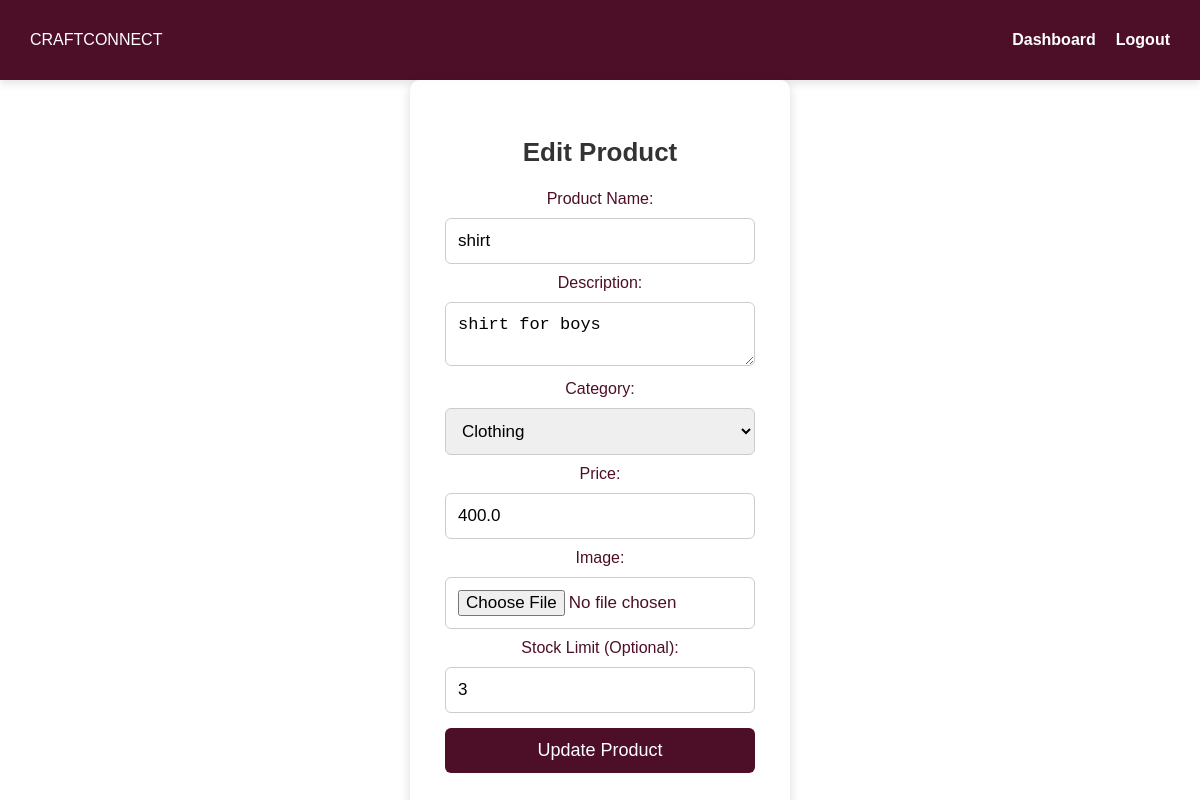
The page /edit_product/3 (signed in) on the database its author committed.
### tables this page shows
CREATE TABLE products (
            id INTEGER PRIMARY KEY AUTOINCREMENT,
            name TEXT NOT NULL,
            description TEXT NOT NULL,
            price REAL NOT NULL,
            image TEXT NOT NULL,
            manufacturer_id INTEGER, approved INTEGER DEFAULT 0, category TEXT, stock_limit INTEGER DEFAULT NULL, size_chart TEXT,
            FOREIGN KEY (manufacturer_id) REFERENCES users (id)
        );

### app.py (the view, shortened to what this page needs)
@app.route('/edit_product/<int:product_id>', methods=['GET', 'POST'])
def edit_product(product_id):
    if "user_id" not in session or session["user_type"] != "manufacturer":
        flash("You must be logged in as a manufacturer to edit products.", "danger")
        return redirect(url_for("login"))
    with sqlite3.connect("craftconnect.db") as conn:
        conn.row_factory = sqlite3.Row
        cursor = conn.cursor()
        cursor.execute("SELECT * FROM products WHERE id=?", (product_id,))
        product = cursor.fetchone()
    if not product:
        flash("Product not found.", "danger")
        return redirect(url_for("manage_products"))
    return render_template("edit_product.html", product=product)

### templates/edit_product.html (shortened to what this page needs)
<!DOCTYPE html>
<html lang="en">
<head>
    <link rel="stylesheet" href="{{ url_for('static', filename='css/styles.css') }}">
</head>
<body>
<nav class="navbar">
    <div class="logo">CRAFTCONNECT</div>
    <ul class="nav-links">
        <li><a href="{{ url_for('manufacturer_dashboard') }}">Dashboard</a></li>
        <li><a href="{{ url_for('logout') }}">Logout</a></li>
    </ul>
</nav>
<section class="form-container">
    <h2>Edit Product</h2>
    <form method="POST" enctype="multipart/form-data">
        <label for="name">Product Name:</label>
        <input type="text" id="product_name" name="product_name" value="{{ product['name'] }}" required>
        <label for="description">Description:</label>
        <textarea id="description" name="description" required>{{ product['description'] }}</textarea>
        <label for="category">Category:</label>
        <select id="category" name="category" required>
            <option value="Clothing" {% if product['category'] == 'Clothing' %}selected{% endif %}>Clothing</option>
        </select>
        <label for="price">Price:</label>
        <input type="number" id="price" name="price" step="0.01" value="{{ product['price'] }}" required>
        <label for="image">Image:</label>
        <input type="file" id="image" name="image">
        <label for="stock_limit">Stock Limit (Optional):</label>
        <input type="number" id="stock_limit" name="stock_limit" min="0" value="{{ product['stock_limit'] }}">
        <button type="submit">Update Product</button>
    </form>
</section>
</body>
</html>

### static/css/styles.css (style rules this page uses)
body { margin: 0; padding: 0; overflow-x: hidden; font-family: Arial, sans-serif; background: white; color: #4D0F28; min-height: 100vh; box-sizing: border-box; width:100%; max-width: 100%; }
.navbar { display: flex; justify-content: space-between; align-items: center; padding: 15px 30px; background: #4D0F28; color: white; box-shadow: 0px 4px 8px rgba(0, 0, 0, 0.1); max-width: 100%; flex-wrap: wrap; }
.nav-links { list-style: none; display: flex; gap: 20px; }
.nav-links a { text-decoration: none; color: white; font-size: 16px; font-weight: bold; transition: color 0.3s ease; }
.form-container { justify-content: center; background: rgba(255, 255, 255, 0.9); color: #4D0F28; padding: 35px; box-shadow: 0px 4px 12px rgba(0, 0, 0, 0.15); text-align: center; width: 380px; border-radius: 10px; margin: 0 auto; }
.form-container h2 { margin-bottom: 22px; color: #333; font-size: 26px; }
.form-container input, .form-container select, .form-container textarea { width: 100%; padding: 12px; margin: 10px 0; border: 1px solid #ccc; border-radius: 6px; font-size: 17px; }
.form-container button { width: 100%; padding: 12px; background: #4D0F28; color: white; border: none; border-radius: 6px; font-size: 18px; cursor: pointer; transition: 0.3s ease; }
* { outline: none; box-sizing: border-box; max-width: 100vw; }
input, button { width: 100%; padding: 10px; margin-top: 5px; }

### rows shown on the page
products: product_name "shirt", description "shirt for boys", category "Clothing", price "400.0", stock_limit "3"
